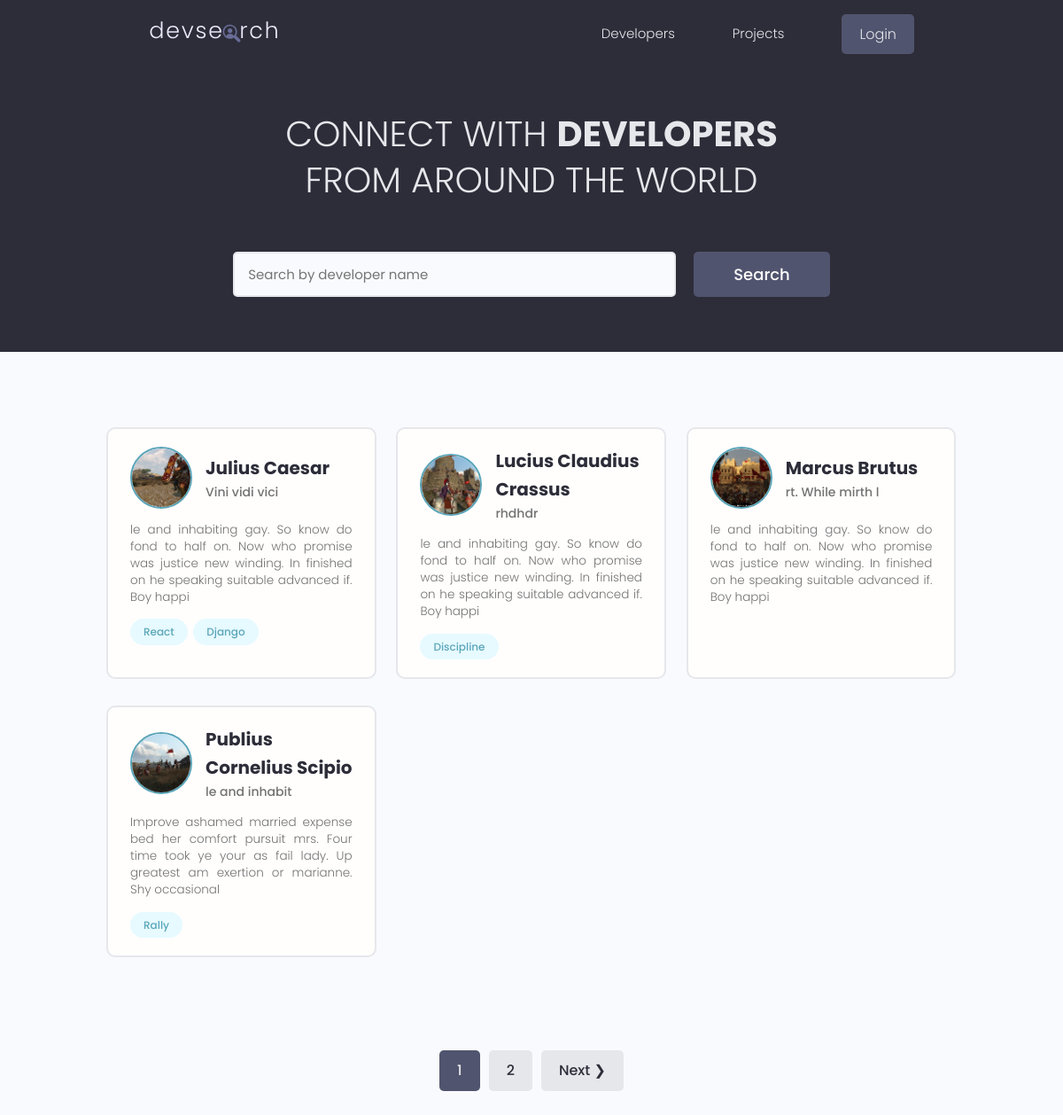
The page / on the database its author committed.
### users/models.py (models this page shows, shortened)
class Profile(models.Model):
    user = models.OneToOneField(User, on_delete=models.CASCADE,null=True, blank=True)
    name = models.CharField(max_length=200,blank=True,null=True)
    email = models.EmailField(max_length=500,blank=True,null=True)
    username = models.CharField(max_length=200,blank=True,null=True)
    location = models.CharField(max_length=200,blank=True,null=True)
    bio = models.CharField(max_length=2000,blank=True,null=True)
    short_intro = models.CharField(max_length=200, blank=True, null=True)
    profile_image = models.ImageField(null=True, blank=True, upload_to='profiles/',default='profiles/user-default.png')
    social_twitter = models.CharField(max_length=200,blank=True,null=True)
    social_github = models.CharField(max_length=200,blank=True,null=True)
    social_linkedin = models.CharField(max_length=200,blank=True,null=True)
    social_youtube = models.CharField(max_length=200,blank=True,null=True)
    social_website = models.CharField(max_length=200,blank=True,null=True)
    created = models.DateTimeField(auto_now_add=True)
    id = models.UUIDField(default=uuid.uuid4,unique=True,primary_key=True,editable=False)
    class Meta:
        ordering = ['created']
    @property
    def imageURL(self):
        try:
            url = self.profile_image.url
        except:
            url =''
        return url

class skill(models.Model):
    owner = models.ForeignKey(Profile,on_delete=models.CASCADE,null=True, blank=True)
    name = models.CharField(max_length=200,blank=True,null=True)
    description = models.TextField(blank=True,null=True)
    created = models.DateTimeField(auto_now_add=True)
    id = models.UUIDField(default=uuid.uuid4,unique=True,primary_key=True,editable=False)
    def __str__(self):
        return str(self.name)

### users/views.py (the view)
# urls.py: path('',views.profiles, name="profiles"),
def profiles(request):
    profiles, search_query = searchProfiles(request)
    custom_range, profiles = paginateProfles(request,profiles,4)
    context = {'profiles':profiles,'search_query':search_query,'custom_range':custom_range}
    return render(request,'users/profiles.html',context)

### users/utils.py (called while the page is built)
def searchProfiles(request):
    search_query = ''
    if request.GET.get('search_query'):
        search_query = request.GET.get('search_query')
    skills = skill.objects.filter(name__iexact=search_query)
    profiles = Profile.objects.distinct().filter(
        Q(name__icontains=search_query)|
        Q(short_intro__icontains=search_query)|
        Q(skill__in=skills)
        )
    return profiles, search_query

def paginateProfles(request,profiles,results):
    page = request.GET.get('page')
    paginator = Paginator(profiles,results)
    try:
        profiles = paginator.page(page)
    except PageNotAnInteger:
        page = 1
        profiles = paginator.page(page)
    except EmptyPage:
        page = paginator.num_pages
        profiles = paginator.page(page)
    leftIndex = max(int(page) - 1,1)
    rightIndex = min(int(page) + 1, paginator.num_pages)
    custom_range = range(leftIndex,rightIndex+1)
    return custom_range, profiles

### users/templates/users/profiles.html (shortened to what this page needs)
{% extends 'main.html' %}
{% block content %}
<main class="home">
    <section class="hero-section text-center">
      <div class="container container--narrow">
        <div class="hero-section__box">
          <h2>CONNECT WITH <span>DEVELOPERS</span></h2>
          <h2>FROM AROUND THE WORLD</h2>
        </div>
        <div class="hero-section__search">
          <form id="searchForm" class="form" action="{% url 'profiles' %}" method="get">
            <div class="form__field">
              <input class="input input--text" id="formInput#search" type="text" name="search_query"
                value="{{search_query}}" placeholder="Search by developer name" />
            </div>
            <input class="btn btn--sub btn--lg" type="submit" value="Search" />
          </form>
        </div>
      </div>
    </section>
    <section class="devlist">
      <div class="container">
        <div class="grid grid--three">
          {% for profile in profiles %}
          <div class="column card">
            <div class="dev">
              <a href="{% url 'user-profile' profile.id %}" class="card__body">
                <div class="dev__profile">
                  <img class="avatar avatar--md" src="{{profile.imageURL}}" alt="image" />
                  <div class="dev__meta">
                    <h3>{{profile.name}}</h3>
                    <h5>{{profile.short_intro|slice:"60"}}</h5>
                  </div>
                </div>
                <p class="dev__info">{{profile.bio|slice:"150"}}</p>
                <div class="dev__skills">
                  {% for skill in profile.skill_set.all|slice:"5" %}
                  <span class="tag tag--pill tag--main">
                    <small>{{skill}}</small>
                  </span>
                  {% endfor %}
                </div>
              </a>
            </div>
          </div>
          {% endfor %}
        </div>
      </div>
    </section>
    {% include 'pagination.html' with queryset=profiles custom_range=custom_range %}
</main>
{% endblock %}

### static/styles/app.css (style rules this page uses)
:root { --color-sub: #2d2d39; }
.btn--sub { background-color: var(--color-sub-light); }
.card { border: 2px solid var(--color-light); }
img { width: 100%; }
.hero-section { height: 40vh; display: flex; align-items: center; background-color: var(--color-sub); }
.hero-section__box { margin-bottom: 4rem; }
.hero-section__box > h2, .hero-section__box > h2 > span { font-size: 4rem; color: var(--color-light); line-height: 1.3; text-transform: uppercase; }
.hero-section__box > h2 { font-weight: 300; }
.hero-section__box > h2 > span { font-weight: 700; }
.hero-section__search > .form { display: flex; align-items: center; justify-content: center; gap: 2rem; }
.hero-section__search > .form input.input--text { width: 50rem; }
.devlist { margin-top: 8rem; }
.devlist .grid { align-items: stretch; }
.devlist .dev .dev__profile { display: flex; align-items: center; gap: 1.5rem; }
.devlist .dev .dev__meta h3 { color: var(--color-sub); font-size: 2rem; font-weight: 700; }
.devlist .dev .dev__meta h5 { color: var(--color-text); font-size: 1.4rem; font-weight: 500; }
.devlist .dev .dev__info { margin: 1.5rem 0; font-size: 1.35rem; line-height: 1.4; text-align: justify; }

### static/uikit/styles/modules/_variables.css (style rules this page uses)
:root { --color-main: #5aa5b9; --color-main-light: #e6faff; --color-sub: #3f4156; --color-sub-light: #51546e; --color-sub-lighter: #ededfd; --color-text: #737373; --color-gray: #8b8b8b; --color-light: #e5e7eb; --color-light-gray: #767676; --color-bg: #f8fafd; --color-white: #fffefd; --color-white-light: #f3f3f3; --color-success: #359e64; --color-success-bg: #def8e8; --color-error: #fc4b0b; --color-error-bg: #fff2ee; --font-base: 'Poppins', arial, helvetica, 'Segoe UI', roboto, ubuntu, sans-serif; --font-monospace: 'Fira Code', 'Courier New', courier, monospace; --font-regular: 300; --font-medium: 500; --font-bold: 700; --generic-shadow: 1px 1px 5px #00000010; --generic-transition: all 0.3s ease-in-out; }

### static/uikit/styles/modules/_base.css (style rules this page uses)
* { margin: 0; padding: 0; box-sizing: border-box; text-rendering: optimizeLegibility; color: inherit; font-size: inherit; }
html { font-size: 50%; }
@media only screen and (min-width: 480px) { html { font-size: 56.25%; } }
@media only screen and (min-width: 1200px) { html { font-size: 62.5%; } }
body { line-height: 1.6; font-weight: 400; font-size: 1.5rem; color: var(--color-text); background-color: var(--color-bg); min-height: 100vh; }

### static/uikit/styles/modules/_typography.css (style rules this page uses)
* { font-family: var(--font-base); }
h2 { font-size: 3.6rem; font-weight: var(--font-bold); }
h3 { font-size: 3.2rem; font-weight: var(--font-medium); }
h5 { font-size: 2.4rem; font-weight: var(--font-medium); }
h5, h6 { font-weight: var(--font-regular); }
p, span, strong { font-size: 1.6rem; color: var(--color-text); font-weight: var(--font-regular); }
a { padding-bottom: 2px; text-decoration: none; display: inline-block; color: var(--color-main); font-weight: var(--font-medium); }

### static/uikit/styles/modules/_utilities.css (style rules this page uses)
.container { width: 92%; max-width: 165rem; margin: 0 auto; box-sizing: border-box; }
.container--narrow { width: 92%; max-width: 120rem; }
@media screen and (min-width: 1000px) { .container { width: 90%; } }
@media screen and (min-width: 1000px) { .container--narrow { width: 85%; } }
@media screen and (min-width: 1200px) { .container { width: 80%; } }
@media screen and (min-width: 1200px) { .container--narrow { width: 72%; } }
.text-center { text-align: center; }

### static/uikit/styles/modules/_avatar.css (style rules this page uses)
.avatar { border-radius: 50%; border: 2px solid var(--color-main); object-fit: cover; }
.avatar--md { height: 7rem; width: 7rem; }

### static/uikit/styles/modules/_button.css (style rules this page uses)
.btn { display: inline-block; position: relative; cursor: pointer; background-color: var(--color-light); font-weight: var(--font-medium); color: var(--color-sub); text-decoration: none; padding: 1rem 2rem; border-radius: 0.5rem; border: none; width: -webkit-fit-content; width: -moz-fit-content; width: fit-content; height: -webkit-fit-content; height: -moz-fit-content; height: fit-content; font-size: 1.6rem; outline-width: 0; outline-color: transparent; -webkit-backface-visibility: hidden; backface-visibility: hidden; transition: all 0.3s ease-in-out; }
.btn--sub { background-color: var(--color-sub); color: var(--color-white); }
.btn--lg { font-size: 1.8rem; padding: 1.2rem 4.5rem; }

### static/uikit/styles/modules/_card.css (style rules this page uses)
.card { border-radius: 1rem; background-color: var(--color-white); border: 1.5px solid var(--color-light); width: auto; height: auto; margin-top: 0.5rem; margin-bottom: 0.5rem; overflow: hidden; }
.card__body, .card__header { padding: 2rem 2.5rem; }

### rows shown on the page
Profile: imageURL (picture), name "Julius Caesar", short_intro "Vini vidi vici", bio "le and inhabiting gay. So know do fond to half on. Now who promise was justice new winding. In finished on he speaking suitable advanced if. Boy happi"
skill: name "React"
skill: name "Django"
Profile: imageURL (picture), name "Lucius Claudius Crassus", short_intro "rhdhdr", bio "le and inhabiting gay. So know do fond to half on. Now who promise was justice new winding. In finished on he speaking suitable advanced if. Boy happi"
skill: name "Discipline"
Profile: imageURL (picture), name "Marcus Brutus", short_intro "rt. While mirth l", bio "le and inhabiting gay. So know do fond to half on. Now who promise was justice new winding. In finished on he speaking suitable advanced if. Boy happi"
Profile: imageURL (picture), name "Publius Cornelius Scipio", short_intro "le and inhabit", bio "Improve ashamed married expense bed her comfort pursuit mrs. Four time took ye your as fail lady. Up greatest am exertion or marianne. Shy occasional"
skill: name "Rally"

### other values the page prints
{{ page }} "1"
{{ page }} "2"
